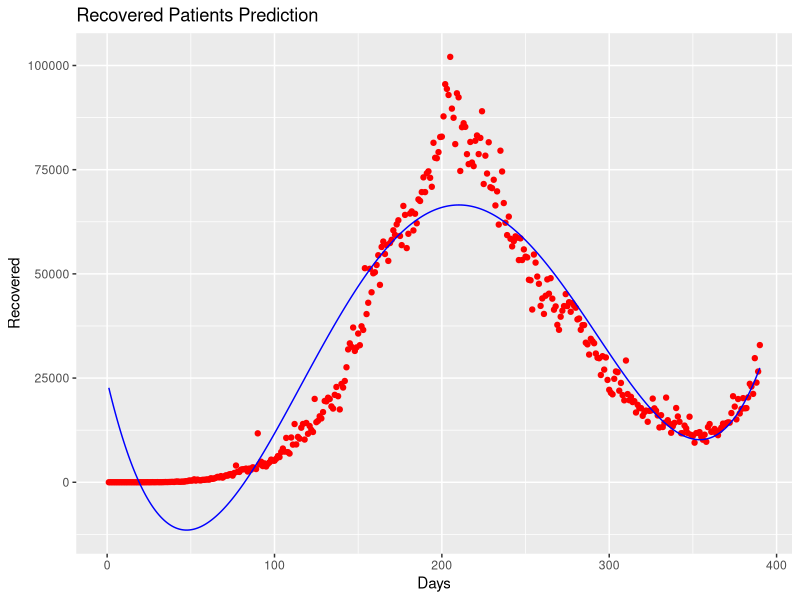
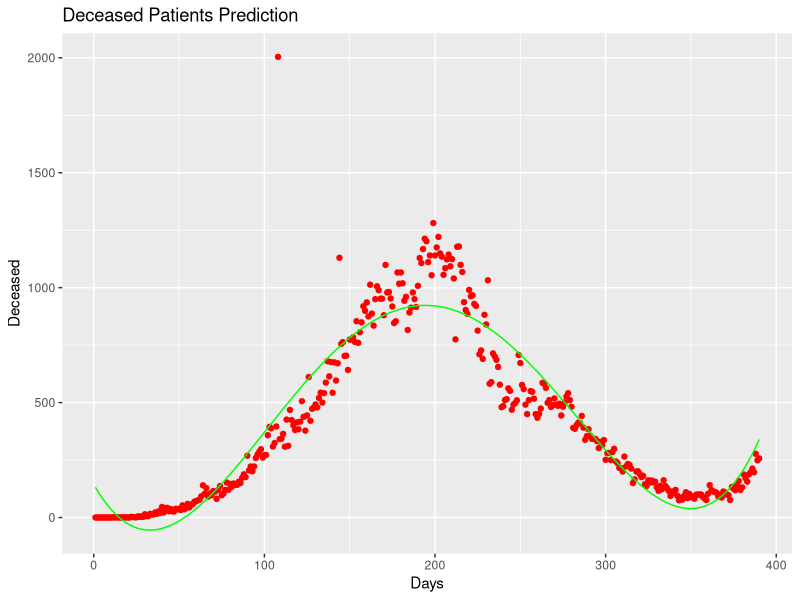
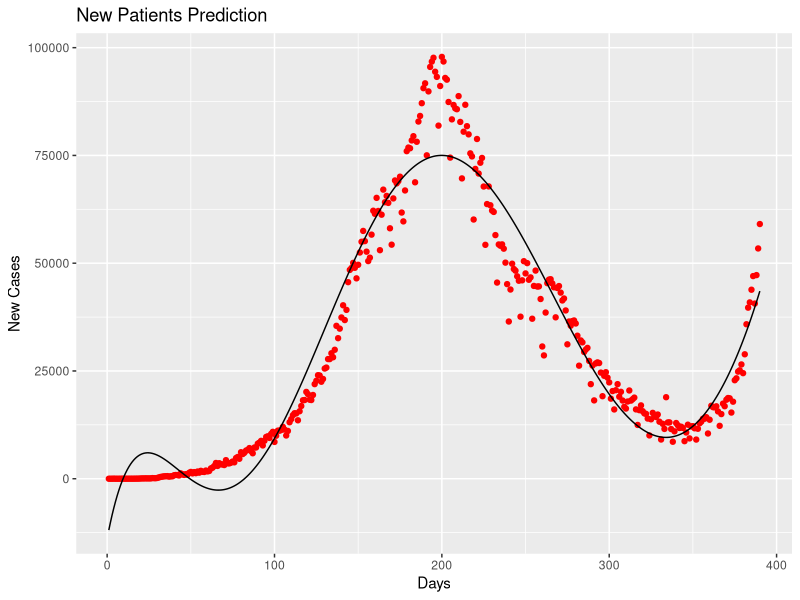

Write the R code that produced these figures, in order.
#Covid-19 Research Using Polynomial Regression in R

#Covid 19 Research using Polynomial Regression(Recovered Patients)

#Importing the dataset
dataset=read.csv('Covid_Cases.csv')
dataset=dataset[-c(2,4)]

#Fitting Polynomial Regressor To The Dataset
dataset$Days2=dataset$Days^2
dataset$Days3=dataset$Days^3
dataset$Days4=dataset$Days^4
poly_reg=lm(formula=Recovered~.,data=dataset)
summary(poly_reg)

#Visualising the Polynomial Regressor
library(ggplot2)
ggplot()+
  geom_point(aes(x=dataset$Days ,y=dataset$Recovered),
             colour='red')+
  geom_line(aes(x=dataset$Days,y=predict(poly_reg,newdata = dataset)),
            colour='blue')+
  ggtitle('Recovered Patients Prediction')+
  xlab('Days')+
  ylab('Recovered')


#Predicting number of recovered patients over a span of 13 days
y = 391:420
for (i in y) {
  y_pred1=predict(poly_reg,data.frame(Days=y,
                                      Days2=y^2,
                                      Days3=y^3,
                                      Days4=y^4))
}
y_pred1 = round(y_pred1)

#Covid 19 Research using Polynomial Regression(Deceased Patients)

#Importing the dataset
dataset=read.csv('Covid_Cases.csv')
dataset=dataset[-c(2,3)]

#Fitting Polynomial Regressor To The Dataset
dataset$Days2=dataset$Days^2
dataset$Days3=dataset$Days^3
dataset$Days4=dataset$Days^4
poly_reg=lm(formula=Deceased~.,data=dataset)
summary(poly_reg)

#Visualising the Polynomial Regressor
library(ggplot2)
ggplot()+
  geom_point(aes(x=dataset$Days ,y=dataset$Deceased),
             colour='red')+
  geom_line(aes(x=dataset$Days,y=predict(poly_reg,newdata = dataset)),
            colour='green')+
  ggtitle('Deceased Patients Prediction')+
  xlab('Days')+
  ylab('Deceased')

#Predicting number of deceased patients over a span of 13 days
y = 391:420
for (i in y) {
  y_pred2=predict(poly_reg,data.frame(Days=y,
                                      Days2=y^2,
                                      Days3=y^3,
                                      Days4=y^4))
}
y_pred2 = round(y_pred2)


#Covid 19 Research using Polynomial Regression(New Cases)

#Importing the dataset
dataset=read.csv('Covid_Cases.csv')
dataset=dataset[-c(3,4)]

#Fitting Polynomial Regressor To The Dataset
dataset$Days2=dataset$Days^2
dataset$Days3=dataset$Days^3
dataset$Days4=dataset$Days^4
dataset$Days5=dataset$Days^5
dataset$Days6=dataset$Days^6
dataset$Days7=dataset$Days^7
poly_reg=lm(formula=Cases.Found~.,data=dataset)
summary(poly_reg)

#Visualising the Polynomial Regressor
library(ggplot2)
ggplot()+
  geom_point(aes(x=dataset$Days ,y=dataset$Cases.Found),
             colour='red')+
  geom_line(aes(x=dataset$Days,y=predict(poly_reg,newdata = dataset)),
            colour='black')+
  ggtitle('New Patients Prediction')+
  xlab('Days')+
  ylab('New Cases')


#Predicting number of new patients over a span of 13 days
y = 391:420
for (i in y) {
  y_pred3=predict(poly_reg,data.frame(Days=y,
                                      Days2=y^2,
                                      Days3=y^3,
                                      Days4=y^4,
                                      Days5=y^5,
                                      Days6=y^6,
                                      Days7=y^7))
}
y_pred3 = round(y_pred3)

pred_table = data.frame(y_pred1,y_pred2,y_pred3)
pred_table
write.csv(pred_table,"covid_pred.csv")
